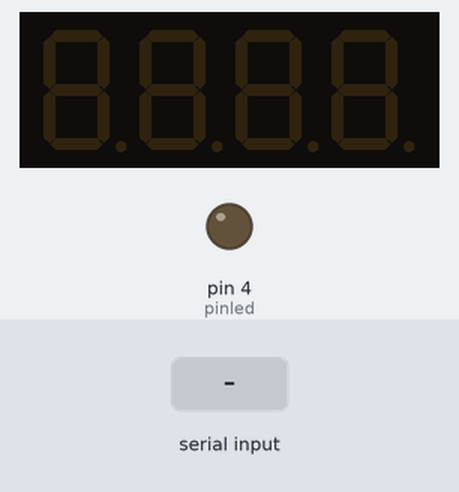
Simulated run of this sketch. Board: Arduino Uno, built with avr-gcc and run on an emulated ATmega328P. Shown: 4-digit seven-segment display, output pins drawn as LEDs (lit = HIGH). Dashed ring = blinking. Inputs (shaded band) come from the test bench.

Above: at 2.2 s.
2.3 s: "t,45\n" received over Serial
At 4.35 s:
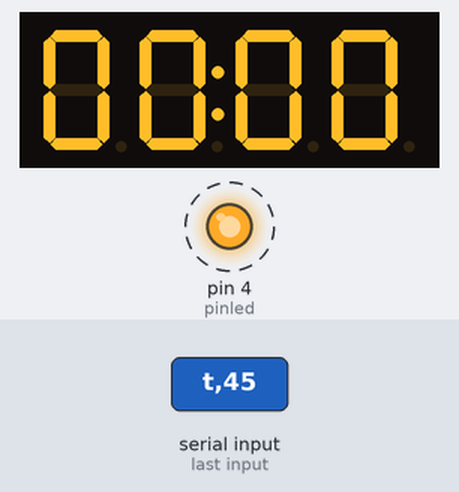
5.3 s: "t90\n" received over Serial
At 6.8 s:
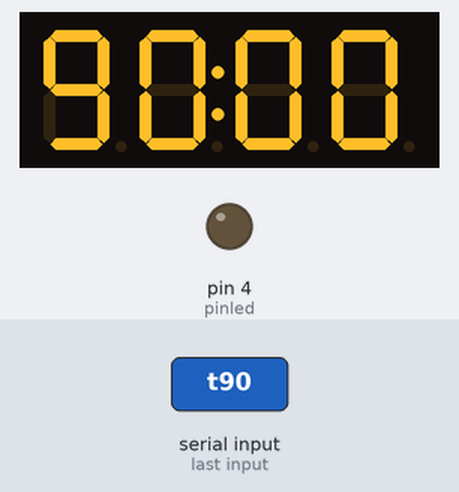
Timing chart, 0 to 8.3 s (numbered marks = the images above; inputs shaded):
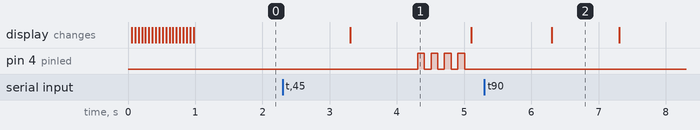

Measured:
- after the input at 2.3 s, pin 4 (pinled): alternates HIGH for 0.10 s and LOW for 0.10 s, starting after 2.0 s; the display: changes after 1.0 s (image 1)
- after the input at 5.3 s, the display: changes after 1.0 s (image 2)
- what the display in image 1 shows lasts 1.8 s, from 3.3 s to 5.1 s
- what the display in image 2 shows lasts 1.0 s, from 6.3 s to 7.3 s

The sketch:

pomodoro_arduino.ino
```cpp
#include "SevenSegmentTM1637.h"

int pinled = 4;
const byte PIN_CLK = 2;
const byte PIN_DIO = 3;
SevenSegmentTM1637    display(PIN_CLK, PIN_DIO);

void setup() {
  pinMode(pinled, OUTPUT);
  Serial.begin(9600);
  display.begin();
  display.setBacklight(100);
};


void loop() {
    char inByte = Serial.read();
    if(inByte == 'S')
    {
      StopTimer();
    }

    if(inByte == 't')
    {
      String minuteString = Serial.readString();
      int minutes = minuteString.toInt();
      int seconds = minutes * 60;
      while(seconds >= 0)
      {
        char inByte = Serial.read();
        if(inByte == 'S')
        {
          break;
        }
        DisplaySeconds(seconds);
        seconds--;
        delay(1000);
      }
      BlinkLED();
      StopTimer();
    }
};

void DisplaySeconds(int seconds)
{
  display.setColonOn(true);
  int minutes = seconds / 60;
  int remainder = seconds - minutes * 60;
  String minuteString;
  if(minutes < 10)
  {
    minuteString = String(0) + String(minutes);
  }
  else
  {
    minuteString =  String(minutes);
  }

  String secondsString;
  if(remainder < 10)
  {
    secondsString = String(0) + String(remainder);
  }
  else
  {
    secondsString =  String(remainder);
  }
  String time = minuteString + secondsString;
  display.print(time);

}

void StopTimer()
{
  display.setColonOn(false);
  display.clear();
}

void BlinkLED()
{
  for(int i = 0; i<4; i++)
  {
    digitalWrite(pinled, HIGH);   // turn the LED on
		delay(100);               // wait for a second
		digitalWrite(pinled, LOW);    // turn the LED off
		delay(100);
  }
}
```
